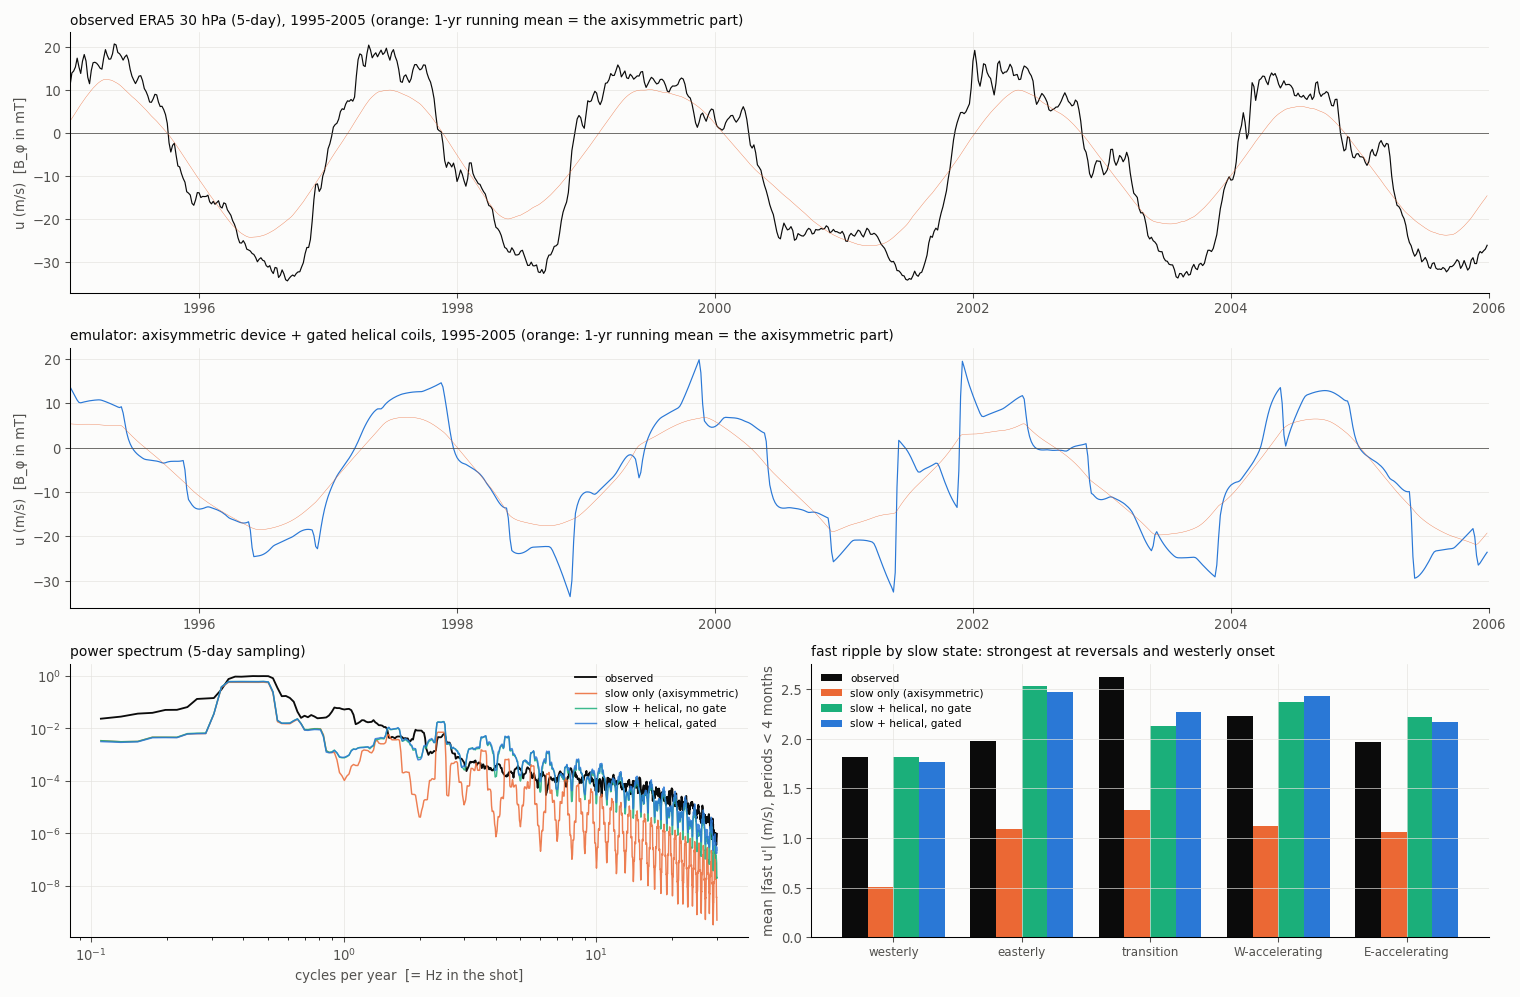

The script that saved this image:
#!/usr/bin/env python3
"""QBO emulator = axisymmetric device (slow, wavenumber 0) + helical "stellarator" coil set (fast, high windings,
wavenumber > 0), compared with ERA5 5-day winds at 30 hPa by characteristics, not point by point (2026-10-22).

Slow part   the saturating-core + gated-penetration device of qbo_shoulders.py (SATWARP), at 30 hPa
Fast part   the high-winding content of the two-leg QBO fit (legs/qbo30_point0E, leg 2 = ERA5 5-day, windings up to 26x
            the base on the common manifold): its model output minus a ~4-month running mean (periods under ~4 months;
            a 1-yr cut would carry the observed reversal edges into the emulator)
Gate        the helical ripple's amplitude depends on the slow state, as in a reversed-field pinch where the helical
            modes concentrate at the reversal surface:  G = 1 + g0 exp(-(u_slow/u0)^2) + g1 * max(du_slow/dt, 0)
            (g0, g1 set from the data's own state dependence, not fitted to the series)
Characteristics compared (data vs emulator, with and without the gate):
  1. power spectrum of the 5-day series (log-spectrum correlation, 0.1-30 cycles/yr)
  2. fast-ripple amplitude by state: westerly / easterly / transition / westerly-accelerating / easterly-accelerating
  3. reversal timing: mean period and the seasonal clustering of transitions
    python3 qbo_stellarator.py  -> qbo_stellarator.png, stdout
"""
import json
from pathlib import Path

import matplotlib
import numpy as np

matplotlib.use("Agg")
import matplotlib.pyplot as plt  # noqa: E402

HERE = Path(__file__).resolve().parent
_src = open(HERE / "qbo_shoulders.py").read().split("B = {")[0]
__file__ = str(HERE / "qbo_shoulders.py"); exec(_src)                       # run(), TG (5-day grid), DATA, astro ...
LEG = HERE.parent / "experiments/Oct2026_generator/legs/qbo30_point0E"
INK, MUTED, GRID, SURF = "#0b0b0b", "#52514e", "#e4e3df", "#fcfcfb"
BLUE, ORANGE, GREEN, PINK = "#2a78d6", "#eb6834", "#1baf7a", "#e87ba4"

a = np.loadtxt(LEG / "lte_results.2.csv", delimiter=","); t5, m5, y5 = a[:, 0], a[:, 1], a[:, 2]
n = 73; box = np.ones(n) / n
lp = lambda v: np.convolve(v, box, "same")  # noqa: E731
box3 = np.ones(25) / 25                                                      # ~4-month window
hp3 = lambda v: v - np.convolve(v, box3, "same")  # noqa: E731
fast_fit = hp3(m5)                                                           # helical (high-winding) content, periods < ~4 months
x = np.array(json.load(open(HERE / "qbo_shoulders.json"))["SATWARP"]["x"])
slow = np.interp(t5, TG, run("SATWARP", x)[1][30])
ys = lp(y5); slow = (slow - slow.mean()) / slow.std() * ys[n:-n].std() + ys[n:-n].mean()   # scale to the observed slow wind


def gate(us, g0, g1, u0=5.0):
    du = np.gradient(us, t5); du = du / np.percentile(np.abs(du), 90)
    G = 1 + g0 * np.exp(-(us / u0) ** 2) + g1 * np.maximum(du, 0); return G / G.mean()


# set the gate from the DATA's state dependence (fast amplitude by state, normalized)
yf = hp3(y5)
def states(us, f):
    du = np.gradient(us, t5); e = np.abs(f); k = slice(n, -n)
    S = {"westerly": us > 5, "easterly": us < -5, "transition": np.abs(us) < 5, "W-accelerating": du > 0, "E-accelerating": du < 0}
    return {s: e[k][v[k]].mean() for s, v in S.items()}


obs = states(ys, yf)
g0 = obs["transition"] / obs["westerly"] - 1; g1 = obs["W-accelerating"] / obs["E-accelerating"] - 1
EMU = {"slow only (axisymmetric)": slow + 0 * fast_fit,
       "slow + helical, no gate": slow + fast_fit,
       "slow + helical, gated": slow + fast_fit * gate(slow, g0, g1)}


def spectrum(v):
    v = v[n:-n] - v[n:-n].mean(); w = np.hanning(len(v)); P = np.abs(np.fft.rfft(v * w)) ** 2
    f = np.fft.rfftfreq(len(v), 1 / 73.0); P = np.convolve(P, np.ones(9) / 9, "same"); return f, P


fo, Po = spectrum(y5); band = (fo > 0.1) & (fo < 30)
print(f"gate set from data: g0 (transition boost) {g0:.2f}, g1 (westerly-acceleration boost) {g1:.2f}")
print(f"{'':28s} {'log-spectrum r':>14s} | fast |u'| by state (m/s): " + "  ".join(f"{s:>14s}" for s in obs))
print(f"{'observed':28s} {'':>14s} | " + "  ".join(f"{v:14.2f}" for v in obs.values()))
for k, e in EMU.items():
    f, P = spectrum(e); r = np.corrcoef(np.log(P[band] + 1e-9), np.log(Po[band]))[0, 1]
    st = states(lp(e), hp3(e))
    print(f"{k:28s} {r:14.3f} | " + "  ".join(f"{v:14.2f}" for v in st.values()))
for k, e in (("observed", y5), ("emulator (gated)", EMU["slow + helical, gated"])):
    s = np.sign(lp(e)[n:-n]); c = np.where(np.diff(s) != 0)[0]; tt = t5[n:-n][c]
    mo = np.round((tt % 1) * 12).astype(int) % 12; hist = np.bincount(mo, minlength=12)
    print(f"{k:18s}: mean reversal period {2 * np.mean(np.diff(tt)):.2f} yr; reversals by month J..D: {' '.join(str(h) for h in hist)}")

fig = plt.figure(figsize=(16, 10.5), facecolor=SURF); gs = fig.add_gridspec(3, 2, height_ratios=[1, 1, 1.05])
for row, (lab, e, col) in enumerate((("observed ERA5 30 hPa (5-day)", y5, INK), ("emulator: axisymmetric device + gated helical coils", EMU["slow + helical, gated"], BLUE))):
    ax = fig.add_subplot(gs[row, :]); m = (t5 >= 1995) & (t5 < 2006)
    ax.plot(t5[m], e[m], color=col, lw=0.9); ax.plot(t5[m], lp(e)[m], color=ORANGE, lw=0.3, alpha=0.9)
    ax.axhline(0, color=MUTED, lw=0.6); ax.set_xlim(1995, 2006); ax.set_ylabel("u (m/s)  [B_φ in mT]", color=MUTED)
    ax.set_title(f"{lab}, 1995-2005 (orange: 1-yr running mean = the axisymmetric part)", loc="left", fontsize=10.5, color=INK)
ax = fig.add_subplot(gs[2, 0])
ax.loglog(fo[band], Po[band] / Po[band].max(), color=INK, lw=1.4, label="observed")
for (k, e), col in zip(EMU.items(), (ORANGE, GREEN, BLUE)):
    f, P = spectrum(e); ax.loglog(f[band], P[band] / Po[band].max(), color=col, lw=1.1, alpha=0.85, label=k)
ax.set_xlabel("cycles per year  [= Hz in the shot]", color=MUTED); ax.set_title("power spectrum (5-day sampling)", loc="left", fontsize=10.5, color=INK)
ax.legend(frameon=False, fontsize=8)
ax = fig.add_subplot(gs[2, 1]); S = list(obs); xx = np.arange(len(S)); wdt = 0.2
ax.bar(xx - 1.5 * wdt, [obs[s] for s in S], wdt, color=INK, label="observed")
for j, ((k, e), col) in enumerate(zip(EMU.items(), (ORANGE, GREEN, BLUE))):
    st = states(lp(e), hp3(e)); ax.bar(xx + (j - 0.5) * wdt, [st[s] for s in S], wdt, color=col, label=k)
ax.set_xticks(xx); ax.set_xticklabels(S, fontsize=9); ax.set_ylabel("mean |fast u'| (m/s), periods < 4 months", color=MUTED)
ax.set_title("fast ripple by slow state: strongest at reversals and westerly onset", loc="left", fontsize=10.5, color=INK)
ax.legend(frameon=False, fontsize=8)
for a_ in fig.axes:
    a_.set_facecolor(SURF); a_.tick_params(colors=MUTED); a_.grid(True, color=GRID, lw=0.5)
    for sp in ("top", "right"):
        a_.spines[sp].set_visible(False)
fig.tight_layout(); fig.savefig(HERE / "qbo_stellarator.png", dpi=95, facecolor=SURF)
print("plot: qbo_stellarator.png")
